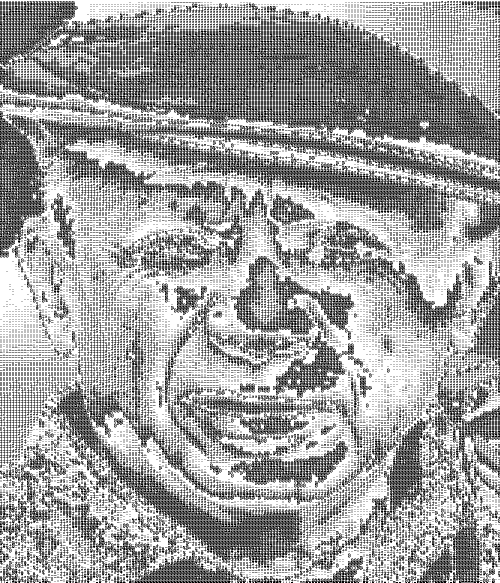
#> input picture ascii_art2.png, 1000 x 1165 px (shown at 1/2 size)
$ python -i main.py   (imports and definitions only)
#> lines starting #> are read from the running program, lines starting #| are printed output that depends on the picture
#> in convert_image_to_ascii, image is the input picture: PIL image 1000x1165 RGB; 63.1% white; black in thin lines or dots
from PIL import Image, ImageDraw, ImageFont, ExifTags

def correct_image_orientation(image):
    try:
        for orientation in ExifTags.TAGS.keys():
            if ExifTags.TAGS[orientation] == 'Orientation':
                break
        exif = dict(image._getexif().items())

        if exif[orientation] == 3:
            image = image.rotate(180, expand=True)
        elif exif[orientation] == 6:
            image = image.rotate(270, expand=True)
        elif exif[orientation] == 8:
            image = image.rotate(90, expand=True)

    except (AttributeError, KeyError, IndexError):
        pass

    return image

def scale_image(image, new_width=200):  # Aumenta el ancho para más detalle
#> called with new_width = 200
    (original_width, original_height) = image.size
#> original_width = 1000; original_height = 1165
    aspect_ratio = original_height/float(original_width)
#> aspect_ratio = 1.17
    new_height = int(aspect_ratio * new_width)
#> new_height = 233
    new_image = image.resize((new_width, new_height))
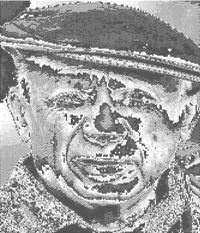
#> new_image: PIL image 200x233 RGB; min 71, max 255, mean 160.6
    return new_image

def grayscale_image(image):
    return image.convert("L")

def map_pixels_to_ascii(image, range_width=10):  # Reduce el rango para más detalle
#> called with range_width = 10
    ascii_str = ''
    ascii_chars = '@%#*+=-:. '  # Puedes experimentar con diferentes caracteres
    for pixel_value in image.getdata():
        ascii_str += ascii_chars[(pixel_value//range_width) % len(ascii_chars)]
#> this loop made 46600 passes
#> (pixel_value, ascii_str) on passes 1 to 3: (174, ':'), (183, ':.'), (183, ':..')
    return ascii_str

def convert_image_to_ascii(image_path):
    try:
        image = Image.open(image_path)
        image = correct_image_orientation(image)
    except Exception as e:
        print(e)
        return
    image = scale_image(image)
    image = grayscale_image(image)
    ascii_str = map_pixels_to_ascii(image)
    return [ascii_str[i:(i+image.width)] for i in range(0, len(ascii_str), image.width)]

def save_ascii_to_image(ascii_str, font_path='arial.ttf', font_size=5):  # Reduce el tamaño de la fuente para más detalle
    ascii_lines = ascii_str.split("\n")
    image = Image.new('RGB', (len(ascii_lines[0])*font_size, len(ascii_lines)*font_size), 'white')
    draw = ImageDraw.Draw(image)
    font = ImageFont.load_default()
    for i, line in enumerate(ascii_lines):
        draw.text((0, i*font_size), line, fill='black', font=font)
    image.save('static/imagetoascii.png')

>>> result = convert_image_to_ascii('ascii_art2.png')
#> result = 233 items
